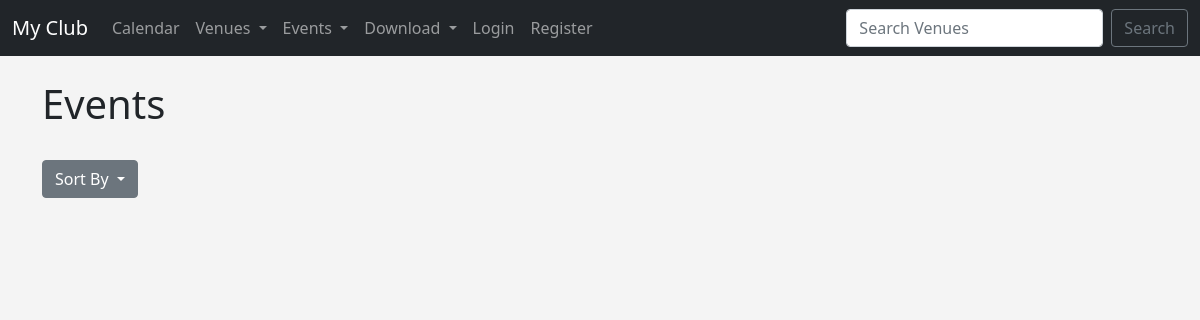
Before: /events with the older database file.
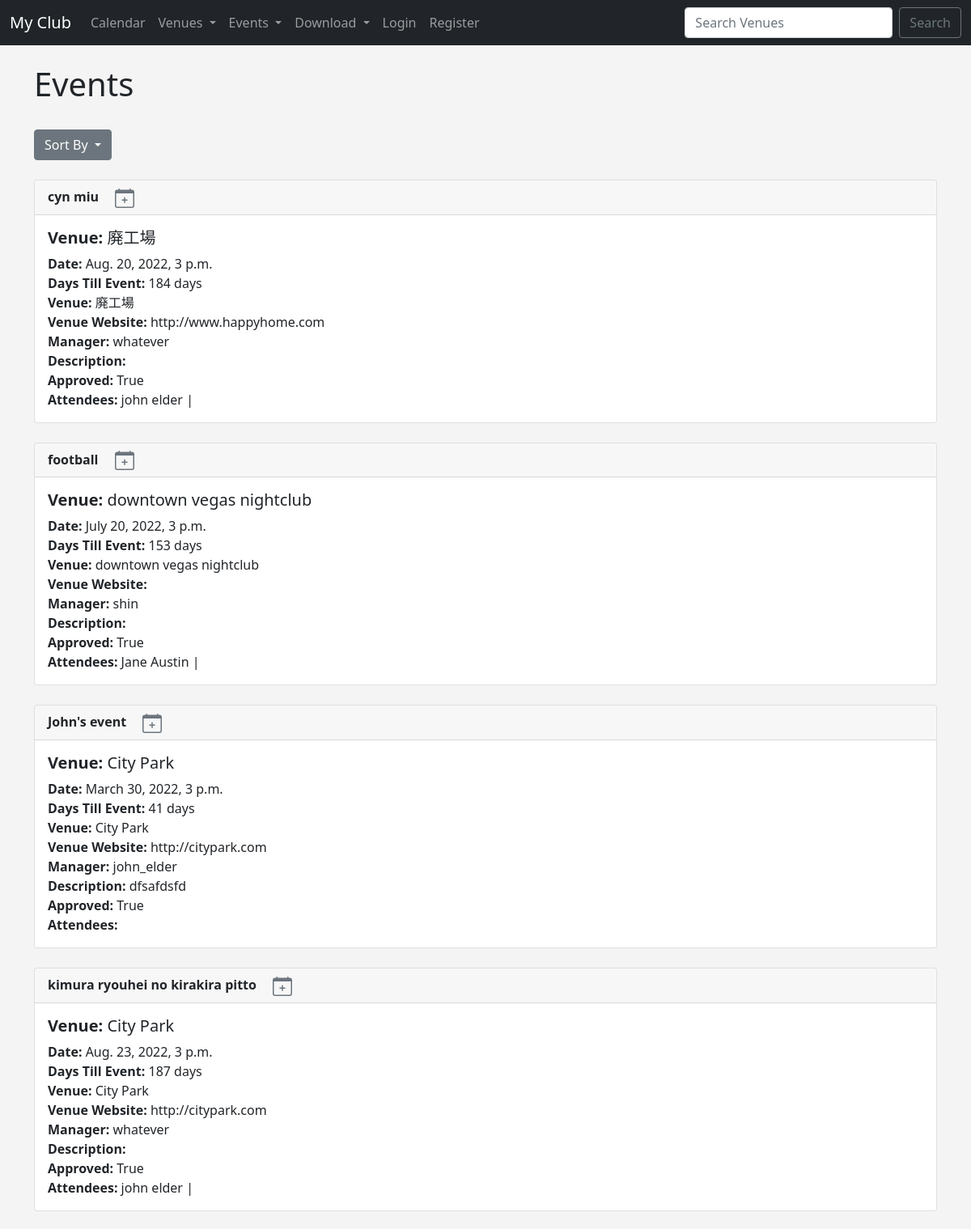
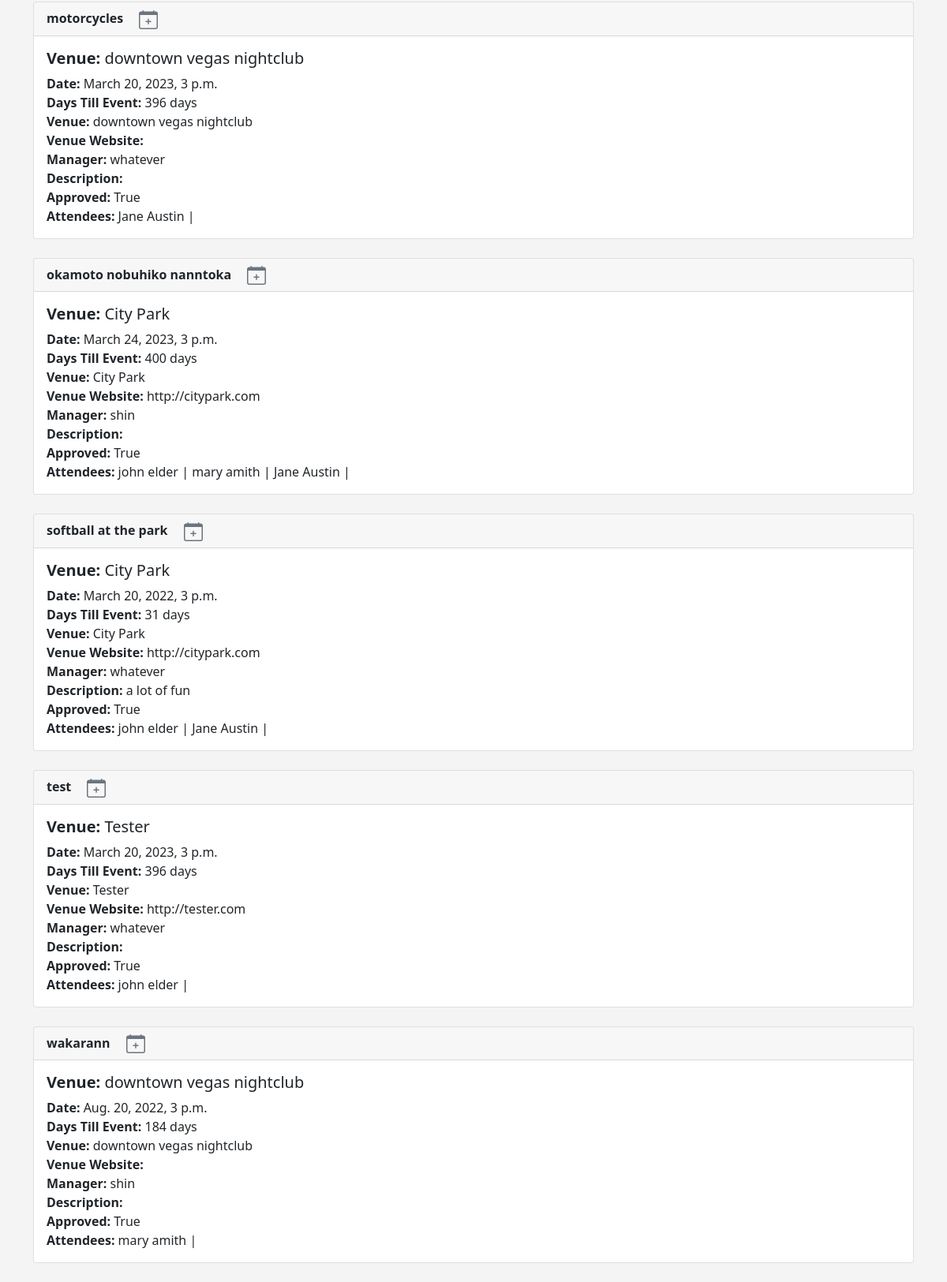
After: the same page with the newer database file (2 pictures, top to bottom).
### events/models.py (models this page shows, shortened)
class Event(models.Model):
	name = models.CharField('Event Name', max_length=120)
	event_date = models.DateTimeField('Events Date')
	venue = models.ForeignKey(Venue, blank=True, null=True, on_delete=models.CASCADE)
	manager = models.ForeignKey(User, blank=True, null=True, on_delete=models.SET_NULL)
	description = models.CharField(blank=True, max_length=120)
	attendees = models.ManyToManyField(MyClubUser, blank=True)
	approved = models.BooleanField("Approved", default=False)
	def __str__(self):
		return self.name
	@property
	def Days_till(self):
		today = date.today()
		days_till = self.event_date.date() - today
		days_till_stripped = str(days_till).split(',', 1)[0]
		return days_till_stripped

class Venue(models.Model):
	name = models.CharField('Venue name', max_length=120)
	address = models.CharField(max_length=300)
	zip_code = models.CharField('Zip Code', max_length=120)
	phone = models.CharField('Contact Phone', max_length=25, blank=True)
	web =  models.URLField('Website Address', blank=True)
	email_address = models.EmailField('Email Address', blank=True)
	owner = models.IntegerField("Venue Owner", blank=False, default=1)
	venue_image = models.ImageField(null=True, blank=True, upload_to="images/")
	def __str__(self):
		return self.name

class MyClubUser(models.Model):
	first_name = models.CharField(max_length=30)
	last_name = models.CharField(max_length=30)
	email = models.EmailField('User Email')
	def __str__(self):
		return self.first_name + ' ' + self.last_name

### events/views.py (the view)
# urls.py: path('events', views.all_events, name="list-events"),
def all_events(request):
	order = 'name'
	if 'order' in request.GET:
		order = request.GET.get('order')
	date_now = datetime.now
	event_list = Event.objects.all().order_by(Lower(order))
	return render(request, 'events/event_list.html',
		{'event_list': event_list,
		'order': order,
		'date_now': date_now
		})

### events/templates/events/event_list.html (shortened to what this page needs)
{% extends 'events/base.html' %}
{% block content %}
<h1>Events</h1>
<br/>
<form class="btn-group">
  <button class="btn btn-secondary btn dropdown-toggle" type="button" data-bs-toggle="dropdown" aria-expanded="false">
    Sort By
  </button>
</form>
<br/><br/>
{% for event in event_list %}
  {% if event.approved %}
    <div class="card">
      <div class="card-header">
        <strong>{{ event }}</strong>&emsp;
          <a href="#" class="link-secondary">
          </a>
      </div>
      <div class="card-body">
        <h5 class="card-title">
        	<strong>Venue: </strong>{{ event.venue }}
        </h5>
        <p class="card-text">
    			<strong>Date: </strong>{{ event.event_date }}<br/>
          <strong>Days Till Event: </strong>{{ event.Days_till }}<br/>
    			<strong>Venue: </strong>{{ event.venue }}<br/>
    			<strong>Venue Website: </strong>{{ event.venue.web }}<br/>
    			<strong>Manager: </strong>{{ event.manager }}<br/>
    			<strong>Description: </strong>{{ event.description }}<br/>
          <strong>Approved: </strong>{{ event.approved }}<br/>
    			<strong>Attendees: </strong>{% for user in event.attendees.all %}
    			{{ user }} | {% endfor %}
        </p>
      </div>
    </div>
    <br/>
  {% endif %}
{% endfor %}
{% endblock %}

Changed rows visible on the page:
now on this page (row edited): Event: name "cyn miu", venue "廃工場", event_date "Aug. 20, 2022, 3 p.m.", Days_till "184 days", venue.web "http://www.happyhome.com", manager "whatever", approved "True"
now on this page (row unchanged): MyClubUser: first_name+last_name "john elder"
now on this page (row edited): Event: name "football", venue "downtown vegas nightclub", event_date "July 20, 2022, 3 p.m.", Days_till "153 days", manager "shin", approved "True"
now on this page (row unchanged): MyClubUser: first_name+last_name "Jane Austin"
now on this page (row edited): Event: name "John's event", venue "City Park", event_date "March 30, 2022, 3 p.m.", Days_till "41 days", venue.web "http://citypark.com", manager "john_elder", description "dfsafdsfd", approved "True"
now on this page (row edited): Event: name "kimura ryouhei no kirakira pitto", venue "City Park", event_date "Aug. 23, 2022, 3 p.m.", Days_till "187 days", venue.web "http://citypark.com", manager "whatever", approved "True"
now on this page (row edited): Event: name "motorcycles", venue "downtown vegas nightclub", event_date "March 20, 2023, 3 p.m.", Days_till "396 days", manager "whatever", approved "True"
now on this page (row edited): Event: name "okamoto nobuhiko nanntoka", venue "City Park", event_date "March 24, 2023, 3 p.m.", Days_till "400 days", venue.web "http://citypark.com", manager "shin", approved "True"
now on this page (row unchanged): MyClubUser: first_name+last_name "mary amith"
now on this page (row edited): Event: name "softball at the park", venue "City Park", event_date "March 20, 2022, 3 p.m.", Days_till "31 days", venue.web "http://citypark.com", manager "whatever", description "a lot of fun", approved "True"
now on this page (row edited): Event: name "test", venue "Tester", event_date "March 20, 2023, 3 p.m.", Days_till "396 days", venue.web "http://tester.com", manager "whatever", approved "True"
now on this page (row edited): Event: name "wakarann", venue "downtown vegas nightclub", event_date "Aug. 20, 2022, 3 p.m.", Days_till "184 days", manager "shin", approved "True"
